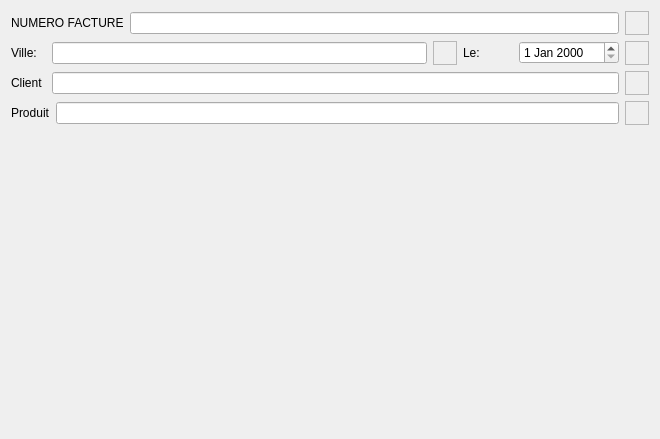
         <widget class="QWidget" name="page_5">
          <property name="geometry">
           <rect>
            <x>0</x>
            <y>0</y>
            <width>660</width>
            <height>439</height>
           </rect>
          </property>
          <attribute name="label">
           <string>Information</string>
          </attribute>
          <layout class="QGridLayout" name="gridLayout_4">
           <item row="2" column="0">
            <layout class="QHBoxLayout" name="horizontalLayout_3">
             <item>
              <widget class="QLabel" name="label_5">
               <property name="sizePolicy">
                <sizepolicy hsizetype="Minimum" vsizetype="Fixed">
                 <horstretch>0</horstretch>
                 <verstretch>0</verstretch>
                </sizepolicy>
               </property>
               <property name="minimumSize">
                <size>
                 <width>35</width>
                 <height>0</height>
                </size>
               </property>
               <property name="text">
                <string>Client</string>
               </property>
              </widget>
             </item>
             <item>
              <widget class="QLineEdit" name="leClientName"/>
             </item>
             <item>
              <widget class="QFrame" name="frameOkClientName">
               <property name="sizePolicy">
                <sizepolicy hsizetype="Fixed" vsizetype="Fixed">
                 <horstretch>0</horstretch>
                 <verstretch>0</verstretch>
                </sizepolicy>
               </property>
               <property name="minimumSize">
                <size>
                 <width>24</width>
                 <height>24</height>
                </size>
               </property>
               <property name="styleSheet">
                <string notr="true">height: 48px;
width: 48px;
image: url(:/resources/icons/OK.png);</string>
               </property>
               <property name="frameShape">
                <enum>QFrame::StyledPanel</enum>
               </property>
               <property name="frameShadow">
                <enum>QFrame::Raised</enum>
               </property>
              </widget>
             </item>
            </layout>
           </item>
           <item row="3" column="0">
            <layout class="QHBoxLayout" name="horizontalLayout_5">
             <item>
              <widget class="QLabel" name="label_6">
               <property name="sizePolicy">
                <sizepolicy hsizetype="Minimum" vsizetype="Preferred">
                 <horstretch>0</horstretch>
                 <verstretch>0</verstretch>
                </sizepolicy>
               </property>
               <property name="minimumSize">
                <size>
                 <width>35</width>
                 <height>0</height>
                </size>
               </property>
               <property name="text">
                <string>Produit</string>
               </property>
              </widget>
             </item>
             <item>
              <widget class="QLineEdit" name="leProduct"/>
             </item>
             <item>
              <widget class="QFrame" name="frameOkProduct">
               <property name="sizePolicy">
                <sizepolicy hsizetype="Fixed" vsizetype="Fixed">
                 <horstretch>0</horstretch>
                 <verstretch>0</verstretch>
                </sizepolicy>
               </property>
               <property name="minimumSize">
                <size>
                 <width>24</width>
                 <height>24</height>
                </size>
               </property>
               <property name="styleSheet">
                <string notr="true">height: 48px;
width: 48px;
image: url(:/resources/icons/OK.png);</string>
               </property>
               <property name="frameShape">
                <enum>QFrame::StyledPanel</enum>
               </property>
               <property name="frameShadow">
                <enum>QFrame::Raised</enum>
               </property>
              </widget>
             </item>
            </layout>
           </item>
           <item row="0" column="0">
            <layout class="QHBoxLayout" name="horizontalLayout_2">
             <item>
              <widget class="QLabel" name="label_2">
               <property name="text">
                <string>NUMERO FACTURE</string>
               </property>
              </widget>
             </item>
             <item>
              <widget class="QLineEdit" name="leNumBill"/>
             </item>
             <item>
              <widget class="QFrame" name="frameOkNumBill">
               <property name="sizePolicy">
                <sizepolicy hsizetype="Fixed" vsizetype="Fixed">
                 <horstretch>0</horstretch>
                 <verstretch>0</verstretch>
                </sizepolicy>
               </property>
               <property name="minimumSize">
                <size>
                 <width>24</width>
                 <height>24</height>
                </size>
               </property>
               <property name="styleSheet">
                <string notr="true">height: 48px;
width: 48px;
image: url(:/resources/icons/OK.png);
</string>
               </property>
               <property name="frameShape">
                <enum>QFrame::StyledPanel</enum>
               </property>
               <property name="frameShadow">
                <enum>QFrame::Raised</enum>
               </property>
              </widget>
             </item>
            </layout>
           </item>
           <item row="1" column="0">
            <layout class="QHBoxLayout" name="horizontalLayout_4">
             <item>
              <widget class="QLabel" name="label_3">
               <property name="sizePolicy">
                <sizepolicy hsizetype="Minimum" vsizetype="Preferred">
                 <horstretch>0</horstretch>
                 <verstretch>0</verstretch>
                </sizepolicy>
               </property>
               <property name="minimumSize">
                <size>
                 <width>35</width>
                 <height>0</height>
                </size>
               </property>
               <property name="text">
                <string>Ville:</string>
               </property>
              </widget>
             </item>
             <item>
              <widget class="QLineEdit" name="leCity"/>
             </item>
             <item>
              <widget class="QFrame" name="frameOkCity">
               <property name="sizePolicy">
                <sizepolicy hsizetype="Fixed" vsizetype="Fixed">
                 <horstretch>0</horstretch>
                 <verstretch>0</verstretch>
                </sizepolicy>
               </property>
               <property name="minimumSize">
                <size>
                 <width>24</width>
                 <height>24</height>
                </size>
               </property>
               <property name="styleSheet">
                <string notr="true">height: 48px;
width: 48px;
image: url(:/resources/icons/OK.png);</string>
               </property>
               <property name="frameShape">
                <enum>QFrame::StyledPanel</enum>
               </property>
               <property name="frameShadow">
                <enum>QFrame::Raised</enum>
               </property>
              </widget>
             </item>
             <item>
              <widget class="QLabel" name="label_4">
               <property name="minimumSize">
                <size>
                 <width>50</width>
                 <height>0</height>
                </size>
               </property>
               <property name="text">
                <string>Le:</string>
               </property>
              </widget>
             </item>
             <item>
              <widget class="QDateEdit" name="deCreationDate">
               <property name="minimumSize">
                <size>
                 <width>100</width>
                 <height>0</height>
                </size>
               </property>
              </widget>
             </item>
             <item>
              <widget class="QFrame" name="frameOkCreationDate">
               <property name="sizePolicy">
                <sizepolicy hsizetype="Fixed" vsizetype="Fixed">
                 <horstretch>0</horstretch>
                 <verstretch>0</verstretch>
                </sizepolicy>
               </property>
               <property name="minimumSize">
                <size>
                 <width>24</width>
                 <height>24</height>
                </size>
               </property>
               <property name="styleSheet">
                <string notr="true">height: 48px;
width: 48px;
image: url(:/resources/icons/OK.png);</string>
               </property>
               <property name="frameShape">
                <enum>QFrame::StyledPanel</enum>
               </property>
               <property name="frameShadow">
                <enum>QFrame::Raised</enum>
               </property>
              </widget>
             </item>
            </layout>
           </item>
           <item row="4" column="0">
            <spacer name="verticalSpacer_3">
             <property name="orientation">
              <enum>Qt::Vertical</enum>
             </property>
             <property name="sizeHint" stdset="0">
              <size>
               <width>20</width>
               <height>40</height>
              </size>
             </property>
            </spacer>
           </item>
          </layout>
         </widget>
